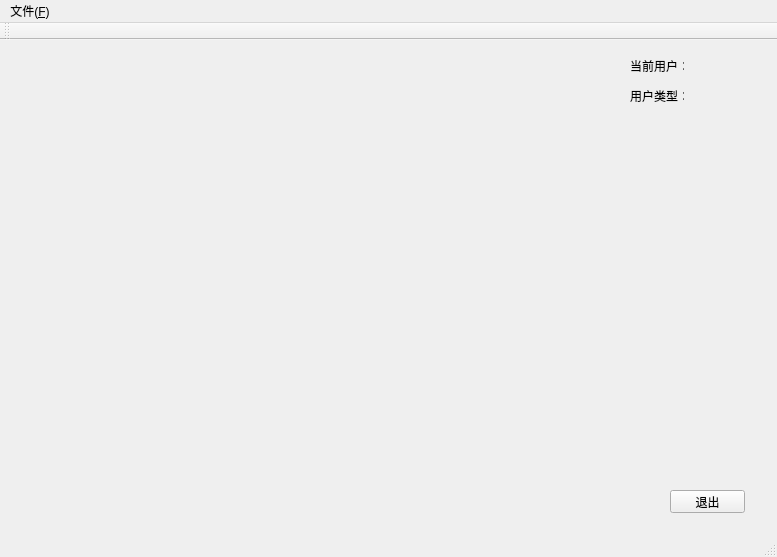
<?xml version="1.0" encoding="UTF-8"?>
<ui version="4.0">
 <class>MainWindow</class>
 <widget class="QMainWindow" name="MainWindow">
  <property name="geometry">
   <rect>
    <x>0</x>
    <y>0</y>
    <width>777</width>
    <height>557</height>
   </rect>
  </property>
  <property name="windowTitle">
   <string>MainWindow</string>
  </property>
  <widget class="QWidget" name="centralWidget">
   <widget class="QLabel" name="label_2">
    <property name="geometry">
     <rect>
      <x>630</x>
      <y>50</y>
      <width>54</width>
      <height>12</height>
     </rect>
    </property>
    <property name="text">
     <string>用户类型：</string>
    </property>
   </widget>
   <widget class="QLabel" name="label">
    <property name="geometry">
     <rect>
      <x>630</x>
      <y>20</y>
      <width>54</width>
      <height>12</height>
     </rect>
    </property>
    <property name="text">
     <string>当前用户：</string>
    </property>
   </widget>
   <widget class="QLabel" name="label_3">
    <property name="geometry">
     <rect>
      <x>690</x>
      <y>20</y>
      <width>54</width>
      <height>12</height>
     </rect>
    </property>
    <property name="text">
     <string/>
    </property>
   </widget>
   <widget class="QLabel" name="label_4">
    <property name="geometry">
     <rect>
      <x>690</x>
      <y>50</y>
      <width>54</width>
      <height>12</height>
     </rect>
    </property>
    <property name="text">
     <string/>
    </property>
   </widget>
   <widget class="QPushButton" name="pushButton">
    <property name="geometry">
     <rect>
      <x>670</x>
      <y>450</y>
      <width>75</width>
      <height>23</height>
     </rect>
    </property>
    <property name="text">
     <string>退出</string>
    </property>
   </widget>
  </widget>
  <widget class="QMenuBar" name="menuBar">
   <property name="geometry">
    <rect>
     <x>0</x>
     <y>0</y>
     <width>777</width>
     <height>23</height>
    </rect>
   </property>
   <widget class="QMenu" name="menu_F">
    <property name="title">
     <string>文件(&amp;F)</string>
    </property>
   </widget>
   <addaction name="menu_F"/>
  </widget>
  <widget class="QToolBar" name="mainToolBar">
   <attribute name="toolBarArea">
    <enum>TopToolBarArea</enum>
   </attribute>
   <attribute name="toolBarBreak">
    <bool>false</bool>
   </attribute>
  </widget>
  <widget class="QStatusBar" name="statusBar"/>
 </widget>
 <layoutdefault spacing="6" margin="11"/>
 <resources/>
 <connections/>
</ui>
